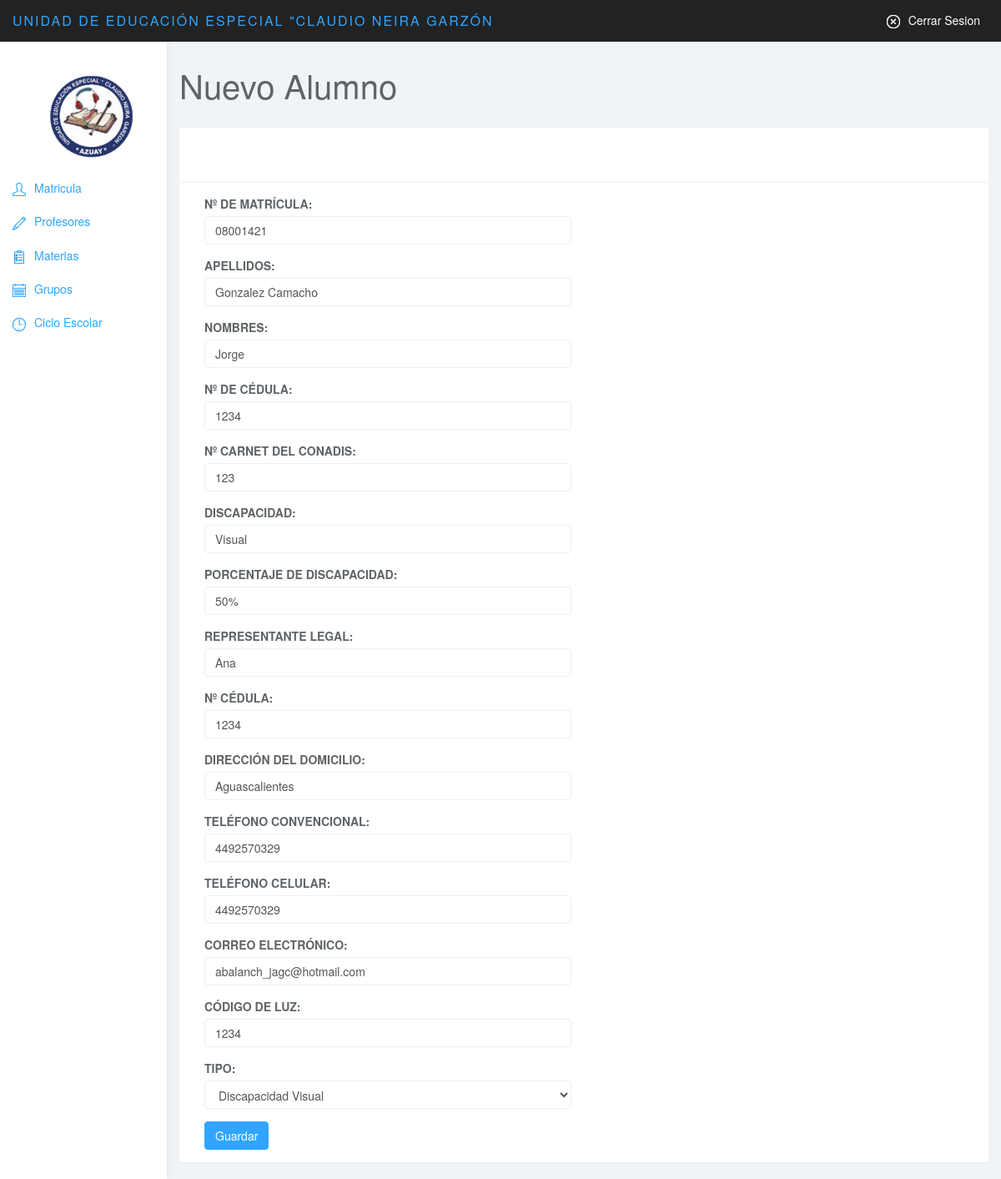
The page /admin/Alumnos/form.php?id=149 (signed in) on the database its author committed.
### tables this page shows
CREATE TABLE `alumnos` (
  `idalumnos` int(11) NOT NULL,
  `matricula` varchar(500) DEFAULT NULL,
  `apellidosalumno` varchar(50) NOT NULL,
  `nombrealumno` varchar(45) DEFAULT NULL,
  `password` varchar(100) DEFAULT NULL,
  `cedulaalumno` varchar(45) DEFAULT NULL,
  `carnetconadis` varchar(45) DEFAULT NULL,
  `discapacidad` varchar(45) DEFAULT NULL,
  `porcentajediscapacidad` varchar(45) DEFAULT NULL,
  `representante` varchar(200) DEFAULT NULL,
  `cedularepresentante` varchar(45) NOT NULL,
  `domicilio` varchar(500) DEFAULT NULL,
  `tlfconvencional` varchar(45) NOT NULL,
  `tlfcelular` varchar(45) NOT NULL,
  `email` varchar(100) NOT NULL,
  `codigoluz` varchar(45) NOT NULL,
  `estatus_idestatus` int(11) NOT NULL,
  `id_tipo_alumno` int(11) NOT NULL
);

CREATE TABLE `tipodegrupo` (
  `idtipodegrupo` int(11) NOT NULL,
  `tipodegrupo` varchar(45) DEFAULT NULL
);

### admin/conexion/Conexion.php (called while the page is built, shortened)
<?php
class Conexion
{
private static $instancia;
private $con;
private function __construct()
{
    try
    {
    $this->con = new PDO("mysql:host=localhost;dbname=sis_escolar",'root','');
    $this->con->exec("SET CHARSET SET UTF-8");
    }
    catch(PDOEception $e)
    {
        echo "Error:" . $e->getMessage();
        die();
  }
}
 public static function singleton_conexion()
    {
     if(!isset(self::$instancia))
     {
    self::$instancia = new $miclase;
    }
    return self::$instancia;
    }
public function prepare($sql)
{
return $this->con->prepare($sql);
}
}

### admin/Alumnos/Classe.php (called while the page is built, shortened)
<?php
require_once '../conexion/Conexion.php';
class Classe
{
    private $con;
    public function __construct()
    {
        $this->con = Conexion::singleton_conexion();
    }
    public function get_formalum($id = null)
    {
        try
        {
            $sql = "SELECT * FROM alumnos
            join estatus on estatus.idestatus=alumnos.estatus_idestatus
            join tipodegrupo on tipodegrupo.idtipodegrupo=alumnos.id_tipo_alumno
            ";
            if ($id != null) {
                $sql .= " WHERE idalumnos =?";
            }
            $consulta = $this->con->prepare($sql);
            if ($id != null) {
                $consulta->bindParam(1, $id);
            }
            $consulta->execute();
            $this->con = null;
            if ($consulta->rowCount() > 0) {
                return $consulta;
            } else {
                return $consulta;
            }
        } catch (PDOExeption $e) {
            print "Error:" . $e->getmessage();
        }
    }
    public function get_tipo()
    {
        try
        {
            $sql = "SELECT * FROM tipodegrupo";
            $consulta = $this->con->prepare($sql);
            $consulta->execute();
            if ($consulta->rowCount() > 0) {
                return $consulta;
            } else {
                return false;
            }
        } catch (PDOExeption $e) {
            print "Error:" . $e->getmessage();
        }
    }
}

### admin/Alumnos/form.php (the view, shortened to what this page needs)
<?php
include_once '../conexion/Conexion.php';
    if(isset($_GET['id'])){
        $id=$_GET['id'];
        include_once 'Classe.php';
        $usu1 = new Classe();
        $datos = $usu1->get_formalum($id);
        $fila = $datos->fetchObject();
    }
    include_once 'Classe.php';
	$estatuss = new Classe();
	$filass = $estatuss->get_tipo();
	?>
<!DOCTYPE html>
<html>
<head>
<link href="../css/bootstrap.min.css" rel="stylesheet">
<link href="../css/datepicker3.css" rel="stylesheet">
<link href="../css/styles.css" rel="stylesheet">
<link href="../lib/jquery-ui.css" rel="stylesheet">
</head>
<body>
	<nav class="navbar navbar-inverse navbar-fixed-top" role="navigation">
		<div class="container-fluid">
			<div class="navbar-header">
				<a class="navbar-brand" href="../index.php"><span>Unidad de Educación Especial "Claudio Neira Garzón</a>
				<ul class="user-menu">
					<li class="dropdown pull-right">
                    <a href="../../Login/logout.php"><svg class="glyph stroked cancel"<?php echo $_SESSION['login']; ?>><use xlink:href="#stroked-cancel"></use></svg>Cerrar Sesion</a>
					</li>
				</ul>
			</div>
		</div>
	</nav>
	<div id="sidebar-collapse" class="col-sm-3 col-lg-2 sidebar">
    <br>
        <br>
	<div class="form-group">
            <img class="logo" src="../../front/img/logo.png"></img>
        </div>
		<?php
include_once '../menu/menu.php';
?>
	</div>
	<div class="col-sm-9 col-sm-offset-3 col-lg-10 col-lg-offset-2 main">
		<div class="row">
			<div class="col-lg-12">
				<h1 class="page-header">Nuevo Alumno</h1>
			</div>
		</div>
		<div class="row">
			<div class="col-lg-12">
				<div class="panel panel-default">
					<div class="panel-heading"></div>
					<div class="panel-body">
						<div class="col-md-6">
						<form role="form" method="POST" action="agregar.php" enctype="multipart/form-data">
                        <div class="form-group">
                            <label>Nº DE MATRÍCULA:</label>
                            <input type="number" name="matricula" class="form-control" min="1" required value="<?php  if(isset($id))
                            {echo  $fila->matricula;} ?>">
                        </div>
                        <div class="form-group">
                            <label>APELLIDOS:</label>
                            <input type="text" name="apellidosalumno" class="form-control" required value="<?php  if(isset($id))
                            {echo  $fila->apellidosalumno ;} ?>">
                        </div>
                        <div class="form-group">
                            <label>NOMBRES:</label>
                            <input type="text" name="nombresalumnos" class="form-control" required value="<?php  if(isset($id))
                            {echo  $fila->nombrealumno ;} ?>">
                        </div>
                        <div class="form-group">
                            <label>Nº DE CÉDULA:</label>
                            <input type="text" name="cedulaalumno" class="form-control" required value="<?php  if(isset($id))
                            {echo  $fila->cedulaalumno ;} ?>">
                        </div>
                        <div class="form-group">
                            <label>Nº CARNET DEL CONADIS:</label>
                            <input type="text" name="carnetconadis" class="form-control" required value="<?php  if(isset($id))
                            {echo  $fila->carnetconadis ;} ?>">
                        </div>
                        <div class="form-group">
                            <label>DISCAPACIDAD:</label>
                            <input type="text" name="discapacidad" class="form-control" required value="<?php  if(isset($id))
                            {echo  $fila->discapacidad ;} ?>">
                        </div>
                        <div class="form-group">
                            <label>PORCENTAJE DE DISCAPACIDAD:</label>
                            <input type="text" name="porcentajediscapacidad" class="form-control" required value="<?php  if(isset($id))
                            {echo  $fila->porcentajediscapacidad ;} ?>">
                        </div>
                        <div class="form-group">
                            <label>REPRESENTANTE LEGAL:</label>
                            <input type="text" name="representante" class="form-control" required value="<?php  if(isset($id))
                            {echo  $fila->representante ;} ?>">
                        </div>
                        <div class="form-group">
                            <label>Nº CÉDULA:</label>
                            <input type="text" name="cedularepresentante" class="form-control" required value="<?php  if(isset($id))
                            {echo  $fila->cedularepresentante ;} ?>">
                        </div>
                        <div class="form-group">
                            <label>DIRECCIÓN DEL DOMICILIO:</label>
                            <input type="text" name="domicilio" class="form-control" required value="<?php  if(isset($id))
                            {echo  $fila->domicilio ;} ?>">
                        </div>
                        <div class="form-group">
                            <label>TELÉFONO CONVENCIONAL:</label>
                            <input type="tel" name="tlfconvencional" class="form-control" required value="<?php  if(isset($id))
                            {echo  $fila->tlfconvencional ;} ?>">
                        </div>
                         <div class="form-group">
                            <label>TELÉFONO CELULAR:</label>
                            <input type="tel" name="tlfcelular" class="form-control" required value="<?php  if(isset($id))
                            {echo  $fila->tlfcelular ;} ?>">
                        </div>
                        <div class="form-group">
                            <label>CORREO ELECTRÓNICO:</label>
                            <input type="email" name="email" class="form-control" required value="<?php  if(isset($id))
                            {echo  $fila->email ;} ?>">
                        </div>
                        <div class="form-group">
                            <label>CÓDIGO DE LUZ:</label>
                            <input type="text" name="codigoluz" class="form-control" required value="<?php  if(isset($id))
                            {echo  $fila->codigoluz ;} ?>">
                        </div>
						<div class="form-group">
									<label>TIPO:</label>
									<select  name="tipodegrupo_idtipodegrupo" class="form-control">
                                       	<?php while($data=$filass->fetchObject()){ ?>
	                                   <option value="<?php echo $data->idtipodegrupo; ?>" <?php if(isset($id)){if ($fila->id_tipo_alumno == $data->idtipodegrupo){?>selected<?php }} ?>><?php echo $data->tipodegrupo; ?></option>
                                         <?php } ?>
									</select>
						</div>
                        <button type="submit" value="subir" name="subir" class="btn btn-primary">Guardar</button>
                    </form>
					</div>
				</div>
			</div>
		</div>
	</div>
</body>
</html>

### admin/css/styles.css (style rules this page uses)
body { background: #f1f4f7; padding-top: 50px; color: #5f6468; }
a, a:hover, a:focus { color: #30a5ff; }
h1, h2, h3, h4, h5, h6 { color: #5f6468; }
h1 { font-weight: 300; font-size: 40px; }
.form-control { border: 1px solid #eee; box-shadow: none; }
.navbar-header .navbar-brand { color: #fff; font-size: 16px; text-transform: uppercase; font-weight: 500; letter-spacing: 2px; }
.navbar-header .navbar-brand span { color: #30a5ff; }
.btn-primary, .btn-primary:hover, .btn-primary:focus, .btn-primary:active, .btn-primary.active, .open > .dropdown-toggle.btn-primary, .btn-primary.disabled, .btn-primary[disabled], fieldset[disabled] .btn-primary, .btn-primary.disabled:hover, .btn-primary[disabled]:hover, fieldset[disabled] .btn-primary:hover, .btn-primary.disabled:focus, .btn-primary[disabled]:focus, fieldset[disabled] .btn-primary:focus, .btn-primary.disabled:active, .btn-primary[disabled]:active, fieldset[disabled] .btn-primary:active, .btn-primary.disabled.active, .btn-primary[disabled].active, fieldset[disabled] .btn-primary.active { background-color: #30a5ff; border-color: #30a5ff; }
.panel { border: 0; }
.panel-heading { font-size: 18px; font-weight: 300; letter-spacing: 0.025em; height: 66px; line-height: 45px; }
.panel-default .panel-heading { background: #fff; border-bottom: 1px solid #eee; color: #5f6468; }
.navbar { border: 0; }
.user-menu { display: inline-block; margin-top: 14px; margin-right: 10px; float: right; list-style: none; padding: 0; }
.user-menu a { color: #fff; }
.sidebar { display: block; background-color: #fff; padding: 0; display: none; }
@media (min-width: 768px) { .sidebar { display: block; position: fixed; top: 50px; bottom: 0; left: 0; z-index: 1000; display: block; margin: 0; padding: 0; overflow-x: hidden; overflow-y: auto; background-color: #fff; box-shadow: 1px 0px 10px rgba(0, 0, 0, .05); } }
@media (min-width: 768px) { .navbar-header { width: 100%; } }
h1.page-header { margin-top: 30px; border-bottom: 0; }
.sidebar .glyph, .user-menu .glyph { height: 16px; width: 16px; margin: 0 10px 0 0; stroke-width: 3px; }
.user-menu .glyph { stroke-width: 4px; }
.logo { width: 100px; height: 100px; margin-left: 30%; margin-top: 0%; }
label { text-transform: uppercase; }

### rows shown on the page
alumnos: matricula "08001421", apellidosalumno "Gonzalez Camacho", nombresalumnos "Jorge", cedulaalumno "1234", carnetconadis "123", discapacidad "Visual", porcentajediscapacidad "50%", representante "Ana", cedularepresentante "1234", domicilio "Aguascalientes", tlfconvencional "4492570329", tlfcelular "4492570329", email "abalanch_jagc@hotmail.com", codigoluz "1234", tipodegrupo_idtipodegrupo "Discapacidad Visual"
